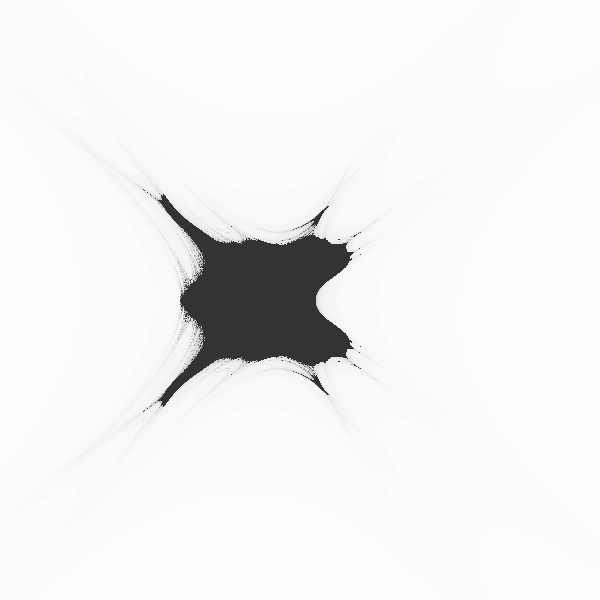
Frame 1 (no input)
Frame 60 (no input): identical to frame 1, image omitted
Frame 120 (the mouse pressed at the canvas centre since frame 60): identical to frame 1, image omitted

The p5.js sketch that drew this single still picture (run headless with seeded random() and noise() and a simulated clock; from frame 60 on, the mouse is pressed at the canvas centre):

// p5.js sketch
// ── sketch.js
let maxIteration = 120;
let scale = 10;


function setup() {
    createCanvas(600, 600);
    pixelDensity(1);
}

function draw() {

    loadPixels();
    // if (maxIteration < 120) {
    //   maxIteration += 0.1;
    // }

    for (let x = 0; x < width; x += 1) {
        for (let y = 0; y < height; y += 1) {

            // let a1 = map(mouseX, 0, width, -1, 1);
            // let b1 = map(mouseY, 0, width, -1, 1);
            let a1 = scale/2;
            let b1 = scale/2;

            let a = map(x, 0, width, a1 - scale, a1);
            let b = map(y, 0, height, b1 - scale, b1);
            let a0 = a;
            let b0 = b;

            let n = 0;
            let z = 0;

            while (n < maxIteration) {
                let aa = a * a - b * b;
                let bb = 0.5 * a * b;

                a = aa + a0;
                b = bb + b0;
                if (abs(a + b) > 100) {
                    break;
                }

                n++;
            }

            let bright = map(n, 0, maxIteration, 0, 255);

            let pix = (x + y * width) * 4;
            pixels[pix + 0] = 51;
            pixels[pix + 1] = 51;
            pixels[pix + 2] = 51;
            pixels[pix + 3] = bright;
        }
    }
    updatePixels();

}
